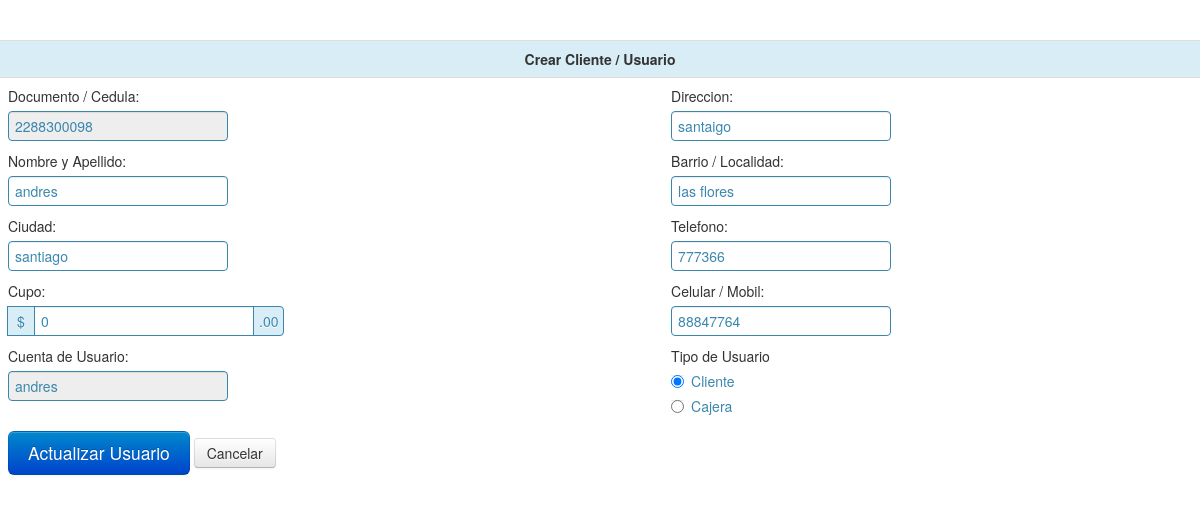
Page /crear_clientes.php?codigo=2288300098 (signed in) on the committed database.
### tables this page shows
CREATE TABLE IF NOT EXISTS `usuarios` (
  `ced` varchar(255) NOT NULL,
  `estado` varchar(255) NOT NULL,
  `nom` varchar(255) NOT NULL,
  `dir` varchar(255) NOT NULL,
  `tel` varchar(255) NOT NULL,
  `cel` varchar(255) NOT NULL,
  `cupo` varchar(255) NOT NULL,
  `barrio` varchar(255) NOT NULL,
  `ciudad` varchar(255) NOT NULL,
  `usu` varchar(255) NOT NULL,
  `con` varchar(255) NOT NULL,
  `tipo` varchar(255) NOT NULL,
  PRIMARY KEY (`ced`)
);

### crear_clientes.php (the view, shortened to what this page needs)
<?php
		$cedula='';	$nombre='';$usuario='';$ciudad='';$cupo='0';$direccion='';$telefono='';$celular='';$tipo='';$barrio='';
		if(!empty($_GET['codigo'])){
			$codigo=$_GET['codigo'];
			$can=mysql_query("SELECT * FROM usuarios where ced='$codigo'");
			if($dato=mysql_fetch_array($can)){
				$cedula=$dato['ced'];$nombre=$dato['nom'];$usuario=$dato['usu'];$ciudad=$dato['ciudad'];$cupo=$dato['cupo'];$direccion=$dato['dir'];
				$telefono=$dato['tel'];$celular=$dato['cel'];$tipo=$dato['tipo'];$barrio=$dato['barrio'];$boton="Actualizar Usuario";
			}
		}else{
			$boton="Guardar Usuario";
		}
?>
<!DOCTYPE html>
<html lang="en">
<head>
    <link href="css/bootstrap.css" rel="stylesheet">
    <link href="css/bootstrap-responsive.css" rel="stylesheet">
    <link href="css/docs.css" rel="stylesheet">
    <link href="js/google-code-prettify/prettify.css" rel="stylesheet">
</head>
<body data-spy="scroll" data-target=".bs-docs-sidebar">
<div class="control-group info">
  <form name="form1" method="post" action="">
<table width="80%" border="0" class="table">
  <tr class="info">
    <td colspan="2"><center><strong>Crear Cliente / Usuario</strong></center></td>
  </tr>
  <tr>
    <td>
    	<label for="textfield">Documento / Cedula: </label>
        <input type="text" name="cedula" id="cedula" <?php if(!empty($cedula)){echo 'readonly';} ?> value="<?php echo $cedula; ?>" autocomplete="off" required>
        <label for="textfield">Nombre y Apellido: </label><input type="text" name="nombre" id="nombre" value="<?php echo $nombre; ?>" autocomplete="off" required>
        <label for="textfield">Ciudad: </label><input type="text" name="ciudad" id="ciudad" value="<?php echo $ciudad; ?>" autocomplete="off" required><br>
        <div class="input-prepend input-append">
            <label for="textfield">Cupo: </label>
            <span class="add-on">$</span><input type="text" name="cupo" id="cupo" value="<?php echo $cupo; ?>" autocomplete="off" required><span class="add-on">.00</span>
        </div>
        <label for="textfield">Cuenta de Usuario: </label>
        <input type="text" name="usuario" id="usuario" value="<?php echo $usuario; ?>" <?php if(!empty($usuario)){echo 'readonly';} ?> autocomplete="off" required>
        <br><br>
        <button class="btn btn-large btn-primary" type="submit"><?php echo $boton; ?></button>
        <?php if($boton=='Actualizar Usuario'){ ?> <a href="crear_clientes.php" class="btn">Cancelar</a><?php }  ?>
    </td>
    <td>
    	<label for="textfield">Direccion: </label><input type="text" name="direccion" id="direccion" value="<?php echo $direccion; ?>" autocomplete="off" required>
        <label for="textfield">Barrio / Localidad: </label><input type="text" name="barrio" id="barrio" value="<?php echo $barrio; ?>" autocomplete="off">
        <label for="textfield">Telefono: </label><input type="text" name="telefono" id="telefono" value="<?php echo $telefono; ?>" autocomplete="off" required>
        <label for="textfield">Celular / Mobil: </label><input type="text" name="celular" id="celular" value="<?php echo $celular; ?>" autocomplete="off">
        <label for="radio">Tipo de Usuario</label>
        <label class="radio">
        <input type="radio" name="tipo" id="optionsRadios2" value="cl" <?php if($tipo=="cl"){ echo 'checked'; } if(empty($_GET['codigo'])){ echo 'checked';} ?>>Cliente</label>
        <label class="radio">
        <input type="radio" name="tipo" id="optionsRadios3" value="ca" <?php if($tipo=="ca"){ echo 'checked'; } ?>>Cajera</label>
    </td>
  </tr>
</table>
</form>
</div>
</body>
</html>

### css/docs.css (style rules this page uses)
body { position: relative; padding-top: 40px; }

### rows in the picture
usuarios: cedula "2288300098", nombre "andres", ciudad "santiago", cupo "0", usuario "andres", direccion "santaigo", barrio "las flores", telefono "777366", celular "88847764", tipo "☑ Cliente", tipo "☐ Cajera"

### other values in the picture
$boton "Actualizar Usuario"
